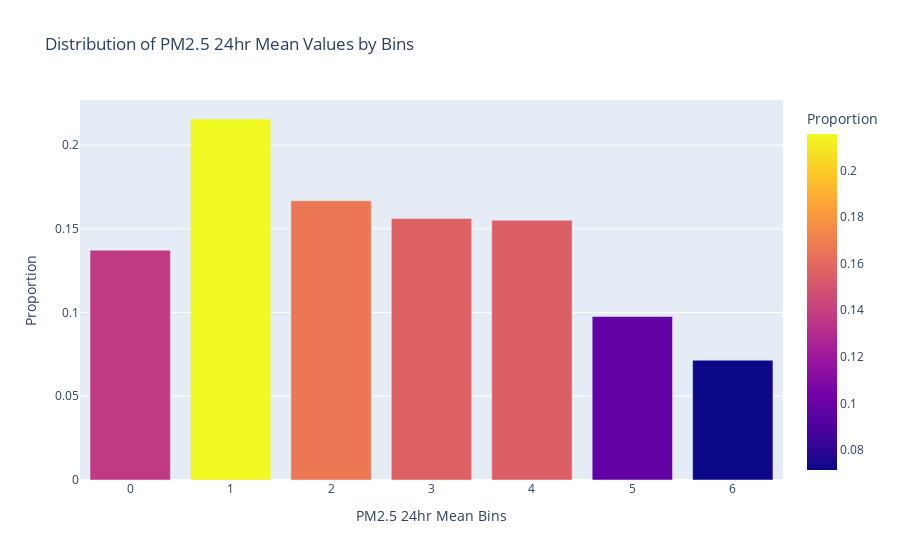

Notebook source saved alongside this figure:
### Code cell
# Get distribution of the bins using proportions
bins_distribution = unique_dates_filtered['pm2_5_24h_mean_bins'].value_counts(normalize=True).sort_index()
bins_distribution = bins_distribution.reset_index()
bins_distribution.columns = ['pm2_5_24h_mean_bins', 'proportion']

# Create bar plot for the bins distribution
fig = px.bar(bins_distribution, x='pm2_5_24h_mean_bins', y='proportion', 
             title='Distribution of PM2.5 24hr Mean Values by Bins', 
             labels={'pm2_5_24h_mean_bins': 'PM2.5 24hr Mean Bins', 'proportion': 'Proportion'},
             color='proportion', color_continuous_scale=px.colors.sequential.Plasma)

fig.show()

### Figure 1 — Plotly figure (JSON) as saved in the notebook; plotly's stock layout.template omitted (floating-point values rounded to 4 significant figures)
{"data": [{"alignmentgroup": "True", "hovertemplate": "PM2.5 24hr Mean Bins=%{x}<br>Proportion=%{marker.color}<extra></extra>", "legendgroup": "", "marker": {"color": [0.1373, 0.2156, 0.1667, 0.1561, 0.1551, 0.09763, 0.07153], "coloraxis": "coloraxis", "pattern": {"shape": ""}}, "name": "", "offsetgroup": "", "orientation": "v", "showlegend": false, "textposition": "auto", "type": "bar", "x": ["0", "1", "2", "3", "4", "5", "6"], "xaxis": "x", "y": [0.1373, 0.2156, 0.1667, 0.1561, 0.1551, 0.09763, 0.07153], "yaxis": "y"}], "layout": {"barmode": "relative", "coloraxis": {"colorbar": {"title": {"text": "Proportion"}}, "colorscale": [[0, "#0d0887"], [0.1111, "#46039f"], [0.2222, "#7201a8"], [0.3333, "#9c179e"], [0.4444, "#bd3786"], [0.5556, "#d8576b"], [0.6667, "#ed7953"], [0.7778, "#fb9f3a"], [0.8889, "#fdca26"], [1, "#f0f921"]]}, "legend": {"tracegroupgap": 0}, "title": {"text": "Distribution of PM2.5 24hr Mean Values by Bins"}, "xaxis": {"anchor": "y", "domain": [0, 1], "title": {"text": "PM2.5 24hr Mean Bins"}}, "yaxis": {"anchor": "x", "domain": [0, 1], "title": {"text": "Proportion"}}}}
